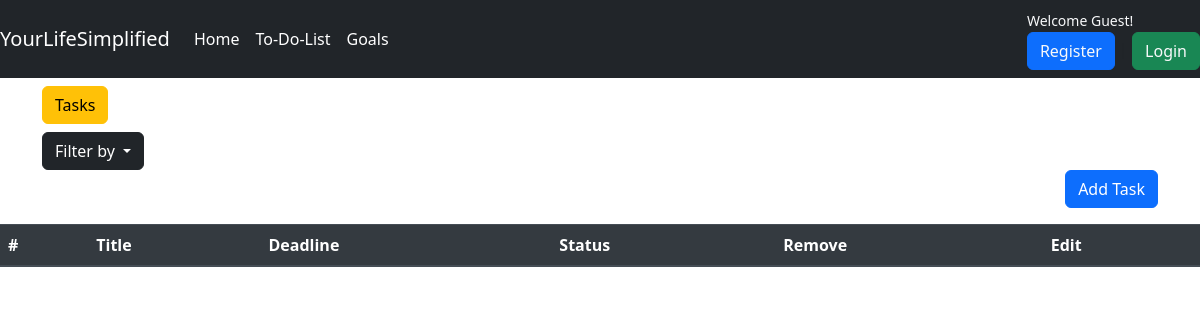
/todolist/, run on an earlier commit of the app's database.
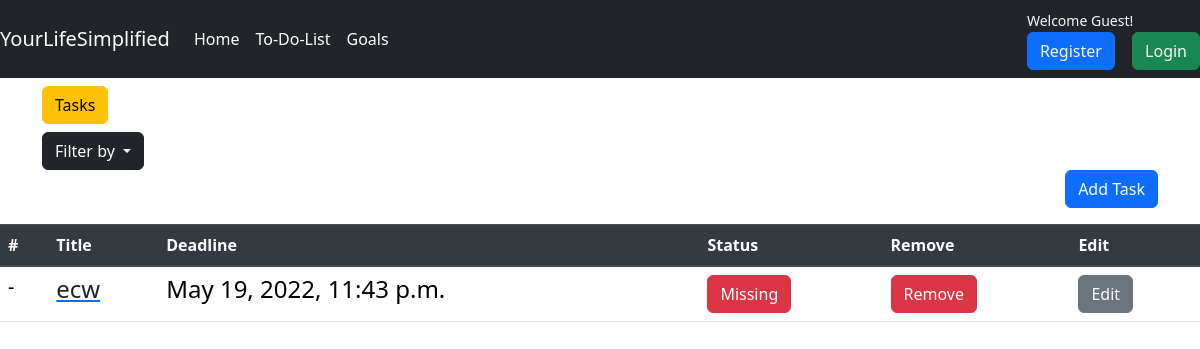
And on a later commit of the database.
### todolist/models.py (models this page shows, shortened)
class ToDoList(models.Model):
    objects = None
    user = models.ForeignKey(User, on_delete=models.CASCADE, null=True)
    title = models.CharField(max_length=100, unique=True)
    description = models.TextField(max_length=10000, blank=True)
    end_date = models.DateTimeField(auto_now=False, blank=True)
    is_completed = models.BooleanField(default=False)
    is_late = models.BooleanField(default=False)
    created_at = models.DateTimeField(auto_now_add=True)
    session_key = models.CharField(max_length=100, blank=True)

### todolist/views.py (the view)
# urls.py: path('', views.todolist, name='todolist'),
def todolist(request):
    if request.user.is_authenticated:
        tasks = ToDoList.objects.filter(user=request.user).order_by('end_date')
    else:
        if not request.session.session_key:
            request.session.create()
        tasks = ToDoList.objects.filter(user=None, session_key=request.session.session_key).order_by('end_date')
    paginator = Paginator(tasks, 9)
    page_number = request.GET.get('page')
    page_obj = paginator.get_page(page_number)
    for task in tasks:
        if not task.is_completed:
            if task.end_date < timezone.now():
                task.is_late = True
                task.save()
    context = {
        'tasks': page_obj,
    }
    return render(request, 'to_do_list/todolist.html', context)

### templates/to_do_list/todolist.html (shortened to what this page needs)
{% extends 'base.html' %}
{% block content %}
<header>
<div class="container py-2">
    <div class="row">
      <div class="col text-left"><a href="#"><h4 class="btn btn-warning">Tasks</h4></a></div>
<div class="dropdown">
  <button class="btn btn-dark dropdown-toggle" type="button" id="book-dropdown" data-bs-toggle="dropdown">
    Filter by
  </button>
</div>
      <div class="col text-right"><h4 data-toggle="modal" data-target="#AddModal" class="btn btn-primary">Add Task</h4></div>
    </div>
    </div>
  </header>
<table class="table">
  <thead class="thead-dark">
    <tr>
      <th scope="col">#</th>
      <th scope="col">Title</th>
      <th scope="col">Deadline</th>
      <th scope="col">Status</th>
      <th scope="col">Remove</th>
      <th scope="col">Edit</th>
    </tr>
  </thead>
  <tbody>
  {% for task in tasks %}
    <tr>
      <td><h5>-</h5></td>
      <td><a href="{% url 'task_description' task.id %}"><h4 class="text-dark">{{ task.title }}</h4></a></td>
      <td><h4>{{ task.end_date }}</h4></td>
      {% if not task.is_late %}
      {% if task.is_completed == True %}
      <td><a class="btn btn-success" href="{% url 'change_status' task.id %}">Completed</a></td>
      {% else %}
      <td><a class="btn btn-warning" href="{% url 'change_status' task.id %}">Current</a></td>
      {% endif %}
      {% else %}
      <td><a class="btn btn-danger" href="{% url 'change_status' task.id %}" onclick="return confirm('This task was not completed in time, are you sure you want to mark it as completed?')">Missing</a></td>
      {% endif %}
      <td><a class="btn btn-danger" href="{% url 'remove_task' task.id %}" onclick="return confirm('Are you sure you want to delete this task?')">Remove</a></td>
      <td><a class="btn btn-secondary text-light" href="{% url 'edit_task' task.id %}">Edit</a></td>
    </tr>
  {% endfor %}
  </tbody>
</table>
{% endblock %}

### templates/base.html (shortened to what this page needs)
<!DOCTYPE html>
{% load static %}
<html lang="en">
<head>
<link rel="stylesheet" href="https://cdn.jsdelivr.net/npm/bootstrap@4.3.1/dist/css/bootstrap.min.css">
    <link href="{% static 'css/bootstrap.css' %}" rel="stylesheet" type="text/css"/>
</head>
<body>
{% include 'includes/navbar.html' %}
{% block content %}
{% endblock %}
</body>
</html>

### templates/includes/navbar.html (shortened to what this page needs)
<nav class="navbar navbar-expand-lg navbar-dark bg-dark">
  <a class="navbar-brand" href="#">YourLifeSimplified</a>
  <div class="collapse navbar-collapse" id="navbarSupportedContent">
    <ul class="navbar-nav mr-auto">
      <li class="nav-item active">
        <a class="nav-link" href="{% url 'home' %}">Home <span class="sr-only">(current)</span></a>
      </li>
      <li class="nav-item active">
        <a class="nav-link" href="{% url 'todolist' %}">To-Do-List</a>
      </li>
      <li class="nav-item active">
        <a class="nav-link" href="#">Goals</a>
      </li>
    </ul>
      <div class="widget-header">
          {% if user.is_authenticated %}
          <small class="title text-light">Welcome {{user.first_name}} {{user.last_name}}!</small>
          {% else %}
          <small class="title text-light">Welcome Guest!</small>
          {% endif %}
          <div>
              {% if not user.is_authenticated %}
              <a class="text-light btn btn-primary" href="{% url 'register' %}">Register</a> <span class=""> | </span>
              <a class="text-light btn btn-success" href="{% url 'login' %}"> Login</a>
              {% elif user.is_authenticated %}
              <a class="text-light btn btn-secondary" href="{% url 'logout' %}">Logout</a>
              {% endif %}
          </div>
      </div>
  </div>
</nav>

What changed in the data, as far as the page shows it:
added ToDoList: title "ecw", end_date "May 19, 2022, 11:43 p.m.", is_late "Missing"
